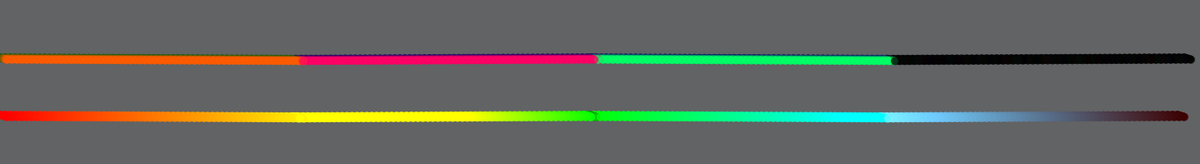
Frame 1 (no input)
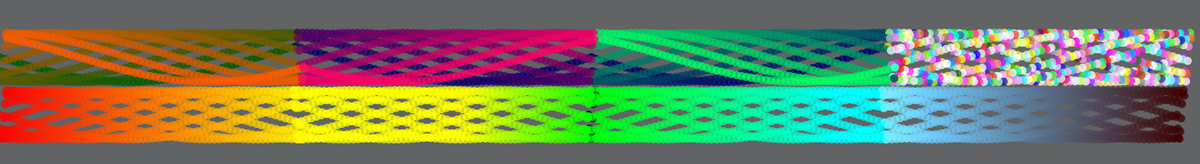
Frame 60 (the mouse pressed at the canvas centre just before this capture)
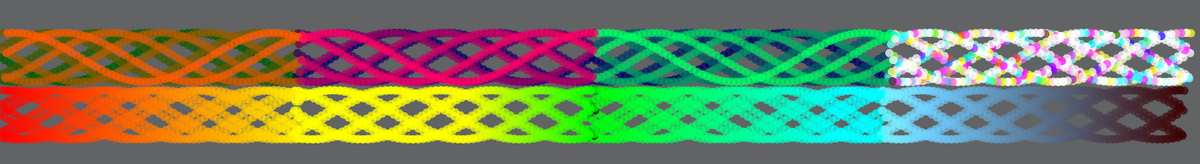
Frame 120 (the mouse held since frame 60 and released just before this capture)

The Processing sketch that drew these frames (run headless with seeded random() and noise(); from frame 60 on, the mouse is pressed at the canvas centre):

// Processing sketch: processing_165201
// ── processing_165201.pde

void setup(){
  size(1460,200);
  
}

void draw(){
  background(#616364);
  noStroke();
  for(int j=0; j<10; j++){

   for(int i=0;i<=60; i++){
         fill(j*30,90,0,190);
                                            //added j instead of i, can change back for wave
  ellipse(12*i/2 +j,70 + 30*sin(frameCount*j*0.01 + .001*frameCount*i), 10,10);
  fill(j*30,0,100,190);
  ellipse(720+12*i/-2 +j,70 + 30*sin(frameCount*j*0.01 + .001*frameCount*i), 10,10);
  fill(0,j*30,100,190);
  ellipse(719+12*i/2 +j,70 + 30*sin(frameCount*j*0.01 + .001*frameCount*i), 10,10);
  fill(random(256)*frameCount/30,random(256)*frameCount/30,random(256)*frameCount/30,190);
   ellipse(1440+12*i/-2 +j,70 + 30*sin(frameCount*j*0.01 + .001*frameCount*i), 10,10);
    
    fill(100000000+i*10000,i*4,0,190);
     ellipse(12*i/2 +j,140 + 30*sin(frameCount*j*0.01 + .001*frameCount*i), 10,10);
  fill(i*10,i*600,0,190);
  ellipse(716+12*i/-2 +j,140 + 30*sin(frameCount*j*0.01 + .001*frameCount*i), 10,10);
  fill(0,100000000-i*2,i*5,190);
  ellipse(710+12*i/2 +j,140 + 30*sin(frameCount*j*0.01 + .001*frameCount*i), 10,10);
  fill(60+i,i*4,i*5,190);
   ellipse(1432+12*i/-2 +j,140 + 30*sin(frameCount*j*0.01 + .001*frameCount*i), 10,10);
 }
 
  }
}
